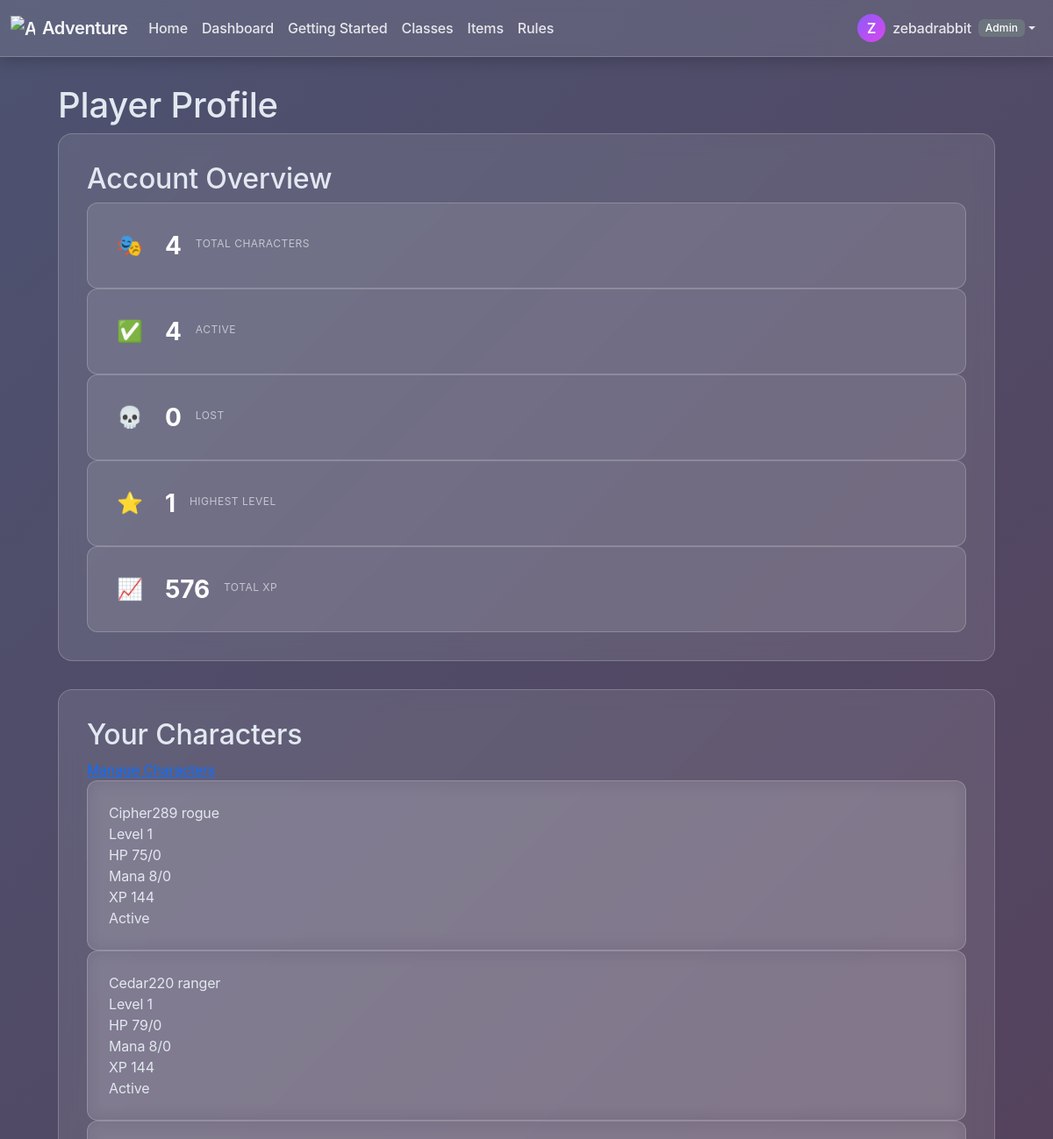
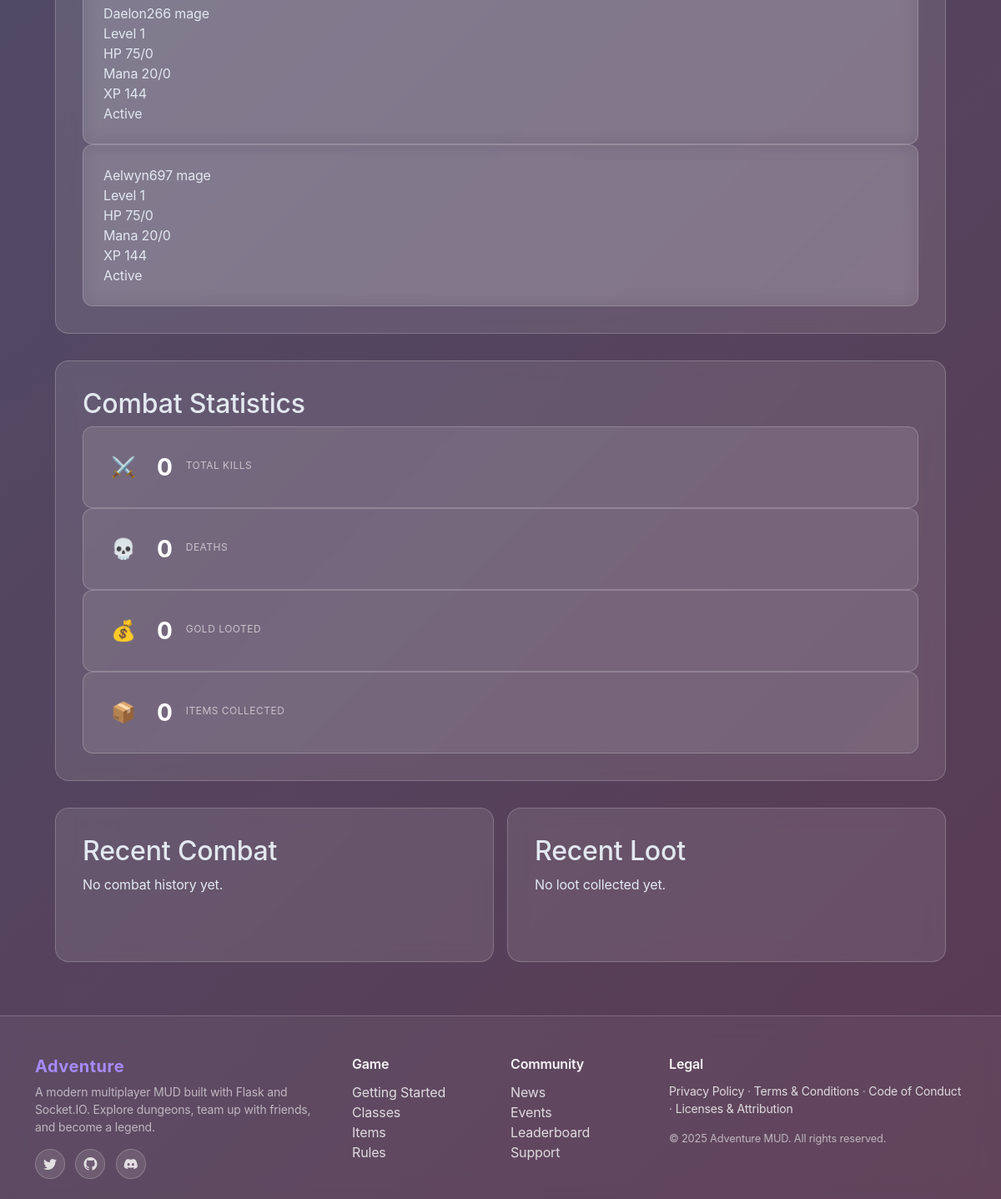
Screenshot of /account/profile (signed in) with the database file from the repository (2 pictures, top to bottom).
### app/models/models.py (models this page shows, shortened)
class User(UserMixin, db.Model):
    id = db.Column(db.Integer, primary_key=True)
    username = db.Column(db.String(80), unique=True, nullable=False)
    password = db.Column(db.String(200), nullable=False)
    email = db.Column(db.String(120), nullable=True)
    role = db.Column(db.String(20), nullable=False, default="user")
    banned = db.Column(db.Boolean, nullable=False, default=False)
    ban_reason = db.Column(db.Text, nullable=True)
    notes = db.Column(db.Text, nullable=True)
    banned_at = db.Column(db.DateTime, nullable=True)
    muted = db.Column(db.Boolean, nullable=False, default=False)
    explored_tiles = db.Column(db.Text, nullable=True)

class Character(db.Model):
    id = db.Column(db.Integer, primary_key=True)
    user_id = db.Column(db.Integer, db.ForeignKey("user.id"), nullable=False)
    name = db.Column(db.String(80), nullable=False)
    stats = db.Column(db.Text, nullable=False)  # JSON string for stats
    gear = db.Column(db.Text, nullable=True)  # JSON string for gear
    items = db.Column(db.Text, nullable=True)  # JSON string for items
    xp = db.Column(db.Integer, nullable=False, default=0)
    level = db.Column(db.Integer, nullable=False, default=1)

### app/routes/account.py (the view)
@bp_account.route("/profile")
@login_required
def profile():
    characters = Character.query.filter_by(user_id=current_user.id).all()
    characters_enriched = []
    active_characters = 0
    for c in characters:
        try:
            stats = json.loads(c.stats) if c.stats else {}
            char_data = {
                "id": c.id,
                "name": c.name,
                "level": c.level,
                "xp": c.xp,
                "current_hp": stats.get("hp", 0),
                "max_hp": stats.get("hp_max", 0),
                "current_mana": stats.get("mana", 0),
                "max_mana": stats.get("mana_max", 0),
                "char_class": stats.get("class", "Unknown"),
            }
            characters_enriched.append(char_data)
            if char_data["current_hp"] > 0:
                active_characters += 1
        except (json.JSONDecodeError, AttributeError):
            char_data = {
                "id": c.id,
                "name": c.name,
                "level": c.level,
                "xp": c.xp,
                "current_hp": 0,
                "max_hp": 0,
                "current_mana": 0,
                "max_mana": 0,
                "char_class": "Unknown",
            }
            characters_enriched.append(char_data)
    total_characters = len(characters)
    lost_characters = total_characters - active_characters
    highest_level = max([c.level for c in characters]) if characters else 0
    total_xp = sum([c.xp for c in characters])
    stats = {
        "total_characters": total_characters,
        "active_characters": active_characters,
        "lost_characters": lost_characters,
        "total_kills": 0,  # TODO: Track via CombatSession status='won'
        "total_deaths": 0,  # TODO: Track via CombatSession status='lost'
        "total_gold": 0,  # TODO: Sum from character inventories or loot tables
        "total_items_looted": 0,  # TODO: Count items in character inventories
        "highest_level": highest_level,
        "total_xp": total_xp,
    }
    return render_template(
        "account/profile.html",
        characters=characters_enriched,
        stats=stats,
        recent_combats=[],  # TODO: Query CombatSession
        recent_loot=[],  # TODO: Query DungeonLoot
    )

### app/templates/account/profile.html (shortened to what this page needs)
{% extends "base.html" %}
{% block head %}
<link rel="stylesheet" href="{{ asset_url('css/glass-theme.css') }}">
{% endblock %}
{% block content %}
<div class="container-fluid profile-container">
    <div class="row">
        <div class="col-12">
            <h1 class="profile-title">Player Profile</h1>
        </div>
    </div>
    <div class="row">
        <div class="col-12">
            <div class="section-card overview-card">
                <h2 class="section-title">Account Overview</h2>
                <div class="stats-grid">
                    <div class="stat-card">
                        <div class="stat-icon">🎭</div>
                        <div class="stat-value">{{ stats.total_characters }}</div>
                        <div class="stat-label">Total Characters</div>
                    </div>
                    <div class="stat-card">
                        <div class="stat-icon">✅</div>
                        <div class="stat-value">{{ stats.active_characters }}</div>
                        <div class="stat-label">Active</div>
                    </div>
                    <div class="stat-card">
                        <div class="stat-icon">💀</div>
                        <div class="stat-value">{{ stats.lost_characters }}</div>
                        <div class="stat-label">Lost</div>
                    </div>
                    <div class="stat-card">
                        <div class="stat-icon">⭐</div>
                        <div class="stat-value">{{ stats.highest_level or 0 }}</div>
                        <div class="stat-label">Highest Level</div>
                    </div>
                    <div class="stat-card">
                        <div class="stat-icon">📈</div>
                        <div class="stat-value">{{ stats.total_xp | default(0) | int }}</div>
                        <div class="stat-label">Total XP</div>
                    </div>
                </div>
            </div>
        </div>
    </div>
    <div class="row">
        <div class="col-12">
            <div class="section-card">
                <div class="section-header">
                    <h2 class="section-title">Your Characters</h2>
                    <a href="{{ url_for('dashboard.dashboard') }}" class="btn-action">Manage Characters</a>
                </div>
                <div class="characters-list">
                    {% if characters %}
                    {% for char in characters %}
                    <div class="character-item {% if char.current_hp <= 0 %}character-lost{% endif %}">
                        <div class="character-info">
                            <div class="character-main">
                                <span class="character-name">{{ char.name }}</span>
                                <span class="character-class">{{ char.char_class }}</span>
                            </div>
                            <span class="character-level">Level {{ char.level }}</span>
                        </div>
                        <div class="character-stats">
                            <div class="stat-group">
                                <span class="stat-label-sm">HP</span>
                                <span class="character-hp">{{ char.current_hp }}/{{ char.max_hp }}</span>
                            </div>
                            <div class="stat-group">
                                <span class="stat-label-sm">Mana</span>
                                <span class="character-mana">{{ char.current_mana }}/{{ char.max_mana }}</span>
                            </div>
                            <div class="stat-group">
                                <span class="stat-label-sm">XP</span>
                                <span class="character-xp">{{ char.xp }}</span>
                            </div>
                            {% if char.current_hp <= 0 %} <span class="character-status-badge lost">Lost</span>
                                {% else %}
                                <span class="character-status-badge active">Active</span>
                                {% endif %}
                        </div>
                    </div>
                    {% endfor %}
                    {% else %}
                    <p class="empty-state">No characters created yet. <a
                            href="{{ url_for('dashboard.dashboard') }}">Start your adventure!</a></p>
                    {% endif %}
                </div>
            </div>
        </div>
    </div>
    <div class="row">
        <div class="col-12">
            <div class="section-card">
                <h2 class="section-title">Combat Statistics</h2>
                <div class="stats-grid compact">
                    <div class="stat-card">
                        <div class="stat-icon">⚔️</div>
                        <div class="stat-value">{{ stats.total_kills }}</div>
                        <div class="stat-label">Total Kills</div>
                    </div>
                    <div class="stat-card">
                        <div class="stat-icon">💀</div>
                        <div class="stat-value">{{ stats.total_deaths }}</div>
                        <div class="stat-label">Deaths</div>
                    </div>
                    <div class="stat-card">
                        <div class="stat-icon">💰</div>
                        <div class="stat-value">{{ (stats.total_gold / 100) | int }}</div>
                        <div class="stat-label">Gold Looted</div>
                    </div>
                    <div class="stat-card">
                        <div class="stat-icon">📦</div>
                        <div class="stat-value">{{ stats.total_items_looted }}</div>
                        <div class="stat-label">Items Collected</div>
                    </div>
                </div>
            </div>
        </div>
    </div>
    <div class="row g-3 mb-3">
        <div class="col-lg-6">
            <div class="section-card h-100">
                <h2 class="section-title">Recent Combat</h2>
                <div class="history-table-container">
                    {% if recent_combats %}
                    <table class="history-table">
                        <thead>
                            <tr>
                                <th>Date</th>
                                <th>Character</th>
                                <th>Monster</th>
                                <th>Outcome</th>
                            </tr>
                        </thead>
                        <tbody>
                            {% for combat in recent_combats %}
                            <tr>
                                <td>{{ combat.created_at.strftime('%Y-%m-%d %H:%M') }}</td>
                                <td>{{ combat.character.name }}</td>
                                <td>{{ combat.monster.name if combat.monster else 'Unknown' }}</td>
                                <td>
                                    {% if combat.winner == 'player' %}
                                    <span class="outcome-badge victory">Victory</span>
                                    {% else %}
                                    <span class="outcome-badge defeat">Defeat</span>
                                    {% endif %}
                                </td>
                            </tr>
                            {% endfor %}
                        </tbody>
                    </table>
                    {% else %}
                    <p class="empty-state">No combat history yet.</p>
                    {% endif %}
                </div>
            </div>
        </div>
        <div class="col-lg-6">
            <div class="section-card h-100">
                <h2 class="section-title">Recent Loot</h2>
                <div class="history-table-container">
                    {% if recent_loot %}
                    <table class="history-table">
                        <thead>
                            <tr>
                                <th>Date</th>
                                <th>Character</th>
                                <th>Item</th>
                                <th>Value</th>
                            </tr>
                        </thead>
                        <tbody>
                            {% for loot in recent_loot %}
                            <tr>
                                <td>{{ loot.claimed_at.strftime('%Y-%m-%d %H:%M') if loot.claimed_at else 'N/A' }}</td>
                                <td>{{ loot.character.name }}</td>
                                <td>{{ loot.item.name if loot.item else 'Unknown' }}</td>
                                <td>{{ (loot.value_copper / 100) | int }}g</td>
                            </tr>
                            {% endfor %}
                        </tbody>
                    </table>
                    {% else %}
                    <p class="empty-state">No loot collected yet.</p>
                    {% endif %}
                </div>
            </div>
        </div>
    </div>
</div>
{% endblock %}

### app/templates/base.html (shortened to what this page needs)
<!DOCTYPE html>
<html lang="en" class="h-100">
<head>
  <link rel="stylesheet" href="https://cdn.jsdelivr.net/npm/bootstrap@5.3.2/dist/css/bootstrap.min.css">
  <link rel="stylesheet" href="{{ asset_url('css/base.css') }}">
  <link rel="stylesheet" href="/api/admin/themes/active/css">
  <link rel="stylesheet" href="{{ asset_url('css/app.css') }}">
  <link href="https://cdn.jsdelivr.net/npm/bootstrap-icons@1.11.1/font/bootstrap-icons.css" rel="stylesheet">
  {% block head %}{% endblock %}
</head>
<body class="d-flex flex-column min-vh-100">
  <header>
    {% if request.endpoint not in ['main.index', 'auth.login'] %}
    <nav class="navbar navbar-expand-md navbar-dark bg-dark fixed-top">
      <div class="container-fluid">
        <a class="navbar-brand d-flex align-items-center gap-2" href="{{ url_for('main.index') }}">
          <img src="{{ asset_url('iconography/treasure-map.svg') }}" alt="Adventure icon" width="28" height="28"
            class="d-inline-block align-text-top" />
          <span class="fw-semibold">Adventure</span>
        </a>
        <div class="collapse navbar-collapse" id="navbarMain">
          <ul class="navbar-nav me-auto mb-2 mb-md-0">
            <li class="nav-item">
              <a class="nav-link {% if request.endpoint == 'main.index' %}active{% endif %}"
                href="{{ url_for('main.index') }}">Home</a>
            </li>
            {% if current_user.is_authenticated %}
            <li class="nav-item">
              <a class="nav-link {% if request.endpoint == 'dashboard.dashboard' %}active{% endif %}"
                href="{{ url_for('dashboard.dashboard') }}">Dashboard</a>
            </li>
            {% endif %}
            <li class="nav-item">
              <a class="nav-link" href="#getting-started">Getting Started</a>
            </li>
            <li class="nav-item">
              <a class="nav-link" href="#classes">Classes</a>
            </li>
            <li class="nav-item">
              <a class="nav-link" href="#items">Items</a>
            </li>
            <li class="nav-item">
              <a class="nav-link" href="#rules">Rules</a>
            </li>
          </ul>
          <ul class="navbar-nav ms-auto mb-2 mb-md-0 align-items-center">
            {% if current_user.is_authenticated %}
            <li class="nav-item dropdown">
              <a class="nav-link dropdown-toggle d-flex align-items-center" href="#" id="userMenu" role="button"
                data-bs-toggle="dropdown" aria-expanded="false">
                <span class="avatar-circle me-2">{{ current_user.username[0]|upper }}</span>
                <span class="d-none d-sm-inline">{{ current_user.username }}</span>
                {% set user_role = (current_user.role if current_user.is_authenticated else 'user')|default('user',
                true) %}
                {% if user_role != 'user' %}
                <span class="badge bg-secondary ms-2 d-none d-md-inline">{{ user_role|capitalize }}</span>
                {% endif %}
              </a>
            </li>
            {% else %}
            <li class="nav-item"><a class="nav-link" href="{{ url_for('auth.login') }}">Login</a></li>
            <li class="nav-item"><a class="nav-link" href="{{ url_for('auth.register') }}">Register</a></li>
            {% endif %}
          </ul>
        </div>
      </div>
    </nav>
    {% endif %}
  </header>
  <main class="flex-shrink-0 {% if request.endpoint not in ['main.index', 'auth.login'] %}pt-5{% endif %}">
    <div class="container py-4">
      {% block content %}{% endblock %}
    </div>
  </main>
  {% include 'partials/footer.html' %}
</body>
</html>

### rows the page displays
User: username "Z", username "zebadrabbit", role "Admin"
Character: name "Cipher289", char_class "rogue", level "1", current_hp "75", max_hp "0", current_mana "8", max_mana "0", xp "144"
Character: name "Cedar220", char_class "ranger", level "1", current_hp "79", max_hp "0", current_mana "8", max_mana "0", xp "144"
Character: name "Daelon266", char_class "mage", level "1", current_hp "75", max_hp "0", current_mana "20", max_mana "0", xp "144"
Character: name "Aelwyn697", char_class "mage", level "1", current_hp "75", max_hp "0", current_mana "20", max_mana "0", xp "144"

### other values shown
{{ stats.total_characters }} "4"
{{ stats.active_characters }} "4"
{{ stats.lost_characters }} "0"
{{ stats.highest_level or 0 }} "1"
{{ stats.total_xp | default(0) | int }} "576"
{{ stats.total_kills }} "0"
{{ stats.total_deaths }} "0"
{{ (stats.total_gold / 100) | int }} "0"
{{ stats.total_items_looted }} "0"
